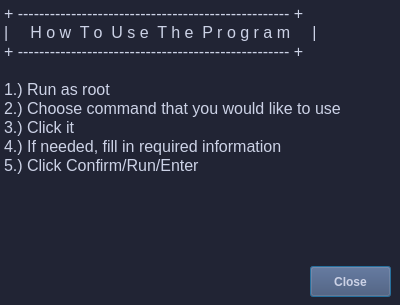
<?xml version="1.0" encoding="UTF-8"?>
<ui version="4.0">
 <class>How_To</class>
 <widget class="QDialog" name="How_To">
  <property name="geometry">
   <rect>
    <x>0</x>
    <y>0</y>
    <width>400</width>
    <height>305</height>
   </rect>
  </property>
  <property name="windowTitle">
   <string>Hey! This Tells You How To Use The Program!</string>
  </property>
  <property name="styleSheet">
   <string notr="true">background-color: #212434;color: #CCD2E6;   
</string>
  </property>
  <widget class="QTextBrowser" name="textBrowser">
   <property name="geometry">
    <rect>
     <x>0</x>
     <y>0</y>
     <width>401</width>
     <height>251</height>
    </rect>
   </property>
   <property name="styleSheet">
    <string notr="true">border: none;</string>
   </property>
   <property name="html">
    <string>&lt;!DOCTYPE HTML PUBLIC &quot;-//W3C//DTD HTML 4.0//EN&quot; &quot;http://www.w3.org/TR/REC-html40/strict.dtd&quot;&gt;
&lt;html&gt;&lt;head&gt;&lt;meta name=&quot;qrichtext&quot; content=&quot;1&quot; /&gt;&lt;style type=&quot;text/css&quot;&gt;
p, li { white-space: pre-wrap; }
&lt;/style&gt;&lt;/head&gt;&lt;body style=&quot; font-family:'MS Shell Dlg 2'; font-size:8pt; font-weight:400; font-style:normal;&quot;&gt;
&lt;p style=&quot; margin-top:0px; margin-bottom:0px; margin-left:0px; margin-right:0px; -qt-block-indent:0; text-indent:0px;&quot;&gt;&lt;span style=&quot; font-size:12pt;&quot;&gt;+ --------------------------------------------------- +&lt;/span&gt;&lt;/p&gt;
&lt;p style=&quot; margin-top:0px; margin-bottom:0px; margin-left:0px; margin-right:0px; -qt-block-indent:0; text-indent:0px;&quot;&gt;&lt;span style=&quot; font-size:12pt;&quot;&gt;|     H o w  T o  U s e  T h e  P r o g r a m     |&lt;/span&gt;&lt;/p&gt;
&lt;p style=&quot; margin-top:0px; margin-bottom:0px; margin-left:0px; margin-right:0px; -qt-block-indent:0; text-indent:0px;&quot;&gt;&lt;span style=&quot; font-size:12pt;&quot;&gt;+ --------------------------------------------------- +&lt;/span&gt;&lt;/p&gt;
&lt;p style=&quot;-qt-paragraph-type:empty; margin-top:0px; margin-bottom:0px; margin-left:0px; margin-right:0px; -qt-block-indent:0; text-indent:0px; font-size:12pt;&quot;&gt;&lt;br /&gt;&lt;/p&gt;
&lt;p style=&quot; margin-top:0px; margin-bottom:0px; margin-left:0px; margin-right:0px; -qt-block-indent:0; text-indent:0px;&quot;&gt;&lt;span style=&quot; font-size:12pt;&quot;&gt;1.) Run as root&lt;/span&gt;&lt;/p&gt;
&lt;p style=&quot; margin-top:0px; margin-bottom:0px; margin-left:0px; margin-right:0px; -qt-block-indent:0; text-indent:0px;&quot;&gt;&lt;span style=&quot; font-size:12pt;&quot;&gt;2.) Choose command that you would like to use&lt;/span&gt;&lt;/p&gt;
&lt;p style=&quot; margin-top:0px; margin-bottom:0px; margin-left:0px; margin-right:0px; -qt-block-indent:0; text-indent:0px;&quot;&gt;&lt;span style=&quot; font-size:12pt;&quot;&gt;3.) Click it&lt;/span&gt;&lt;/p&gt;
&lt;p style=&quot; margin-top:0px; margin-bottom:0px; margin-left:0px; margin-right:0px; -qt-block-indent:0; text-indent:0px;&quot;&gt;&lt;span style=&quot; font-size:12pt;&quot;&gt;4.) If needed, fill in required information&lt;/span&gt;&lt;/p&gt;
&lt;p style=&quot; margin-top:0px; margin-bottom:0px; margin-left:0px; margin-right:0px; -qt-block-indent:0; text-indent:0px;&quot;&gt;&lt;span style=&quot; font-size:12pt;&quot;&gt;5.) Click Confirm/Run/Enter&lt;/span&gt;&lt;/p&gt;&lt;/body&gt;&lt;/html&gt;</string>
   </property>
  </widget>
  <widget class="QPushButton" name="pushButton">
   <property name="geometry">
    <rect>
     <x>310</x>
     <y>266</y>
     <width>81</width>
     <height>31</height>
    </rect>
   </property>
   <property name="font">
    <font>
     <pointsize>9</pointsize>
     <weight>75</weight>
     <bold>true</bold>
    </font>
   </property>
   <property name="styleSheet">
    <string notr="true">QPushButton {
background-color:#414E6E;
color: #CCD2E6;
font-weight: bold;
}

QPushButton:hover {
background: rgba(139, 147, 178, .75);
}</string>
   </property>
   <property name="text">
    <string>Close</string>
   </property>
  </widget>
 </widget>
 <resources/>
 <connections>
  <connection>
   <sender>pushButton</sender>
   <signal>clicked()</signal>
   <receiver>How_To</receiver>
   <slot>close()</slot>
   <hints>
    <hint type="sourcelabel">
     <x>350</x>
     <y>281</y>
    </hint>
    <hint type="destinationlabel">
     <x>199</x>
     <y>152</y>
    </hint>
   </hints>
  </connection>
 </connections>
</ui>
